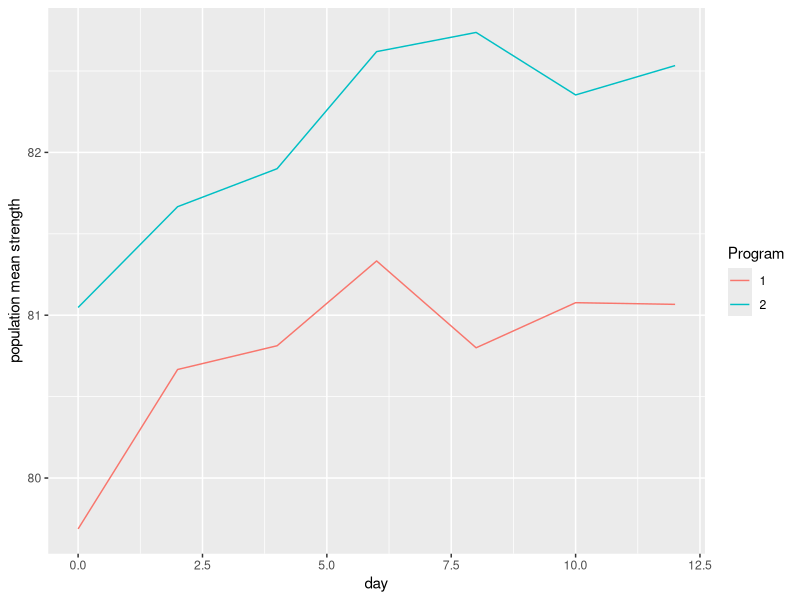

Here is the R script that generated this plot:
library(tidyverse)
library(foreign)
library(nlme)

exercise <- read.dta("../datasets/exercise.dta")

exercise <- exercise %>%
  as_tibble() %>%
  gather(day, strength, y0:y12) %>%
  mutate(
    group_label = ifelse(group == 1, "Program1", "Program2"),
    day_num = case_when(
      day == "y0" ~ 0,
      day == "y2" ~ 2,
      day == "y4" ~ 4,
      day == "y6" ~ 6,
      day == "y8" ~ 8,
      day == "y10" ~ 10,
      day == "y12" ~ 12
    )
  ) %>%
  mutate(
    day_num2 = as.integer(day_num),
    group_label2 = factor(group_label),
    group_label3 = group - 1
  )
# Program1 = number of repetitions increased, but same weight
# Program2 = repetitions fixed, but weight increased

# 8.1.1 
# On a single graph, construct a time plot that displays the mean strength versus
# time (in days) for the two treatment groups. Describe the general characteristics
# of the time trends for the two exercise programs.
mean_pop <- exercise %>%
  group_by(group, day_num) %>%
  summarize(mean = mean(strength, na.rm = TRUE))

p1 <- mean_pop %>%
  ggplot(aes(x = day_num, y = mean, color = factor(group))) +
  geom_line() +
  labs(x = "day", y = "population mean strength", color = "Program")

# People enrolled in Program 2 appear to be inherently stronger.
# Strength in both programs increase until day 6 and then it plateaus.

# 8.1.2 
# Read the data from the external file and put the data in a "univariate" or "long"
# format, with 7 "records" per patient.

# 8.1.3
# Fit a model with randomly varying intercepts and slopes, and allow the mean
# values of the intercept and slope to depend on treatment group (i.e., include
# main effect of treatment, a linear time trend, and a treatment by linear time
# trend ineteraction as fixed effects).

    #(a) What is the estimated variance of the random intercepts?
    #(b) What is the estimated variance of the random slopes?
    #(c) What is the estimated correlation between the random intercepts and slopes?
    #(d) Give an interpretation to the magnitude of the estimate variance of the
    #    random intercepts. For example, "approximately 95% of subjects have baseline
    #    measures of strength between a and b" (calculate the limits of the interval
    #    between a and b).
    #(e) Give an interpretation to the magnitude of the estimate variance of the random
    #    slopes.

exercise <- exercise %>%
  filter(!is.na(strength))

model1 <- lme(
  strength ~ group_label * day_num,
  data = exercise,
  random = ~ group_label * day_num | id
)

# create individual models for my purpose
exercise_grouped <- groupedData(
  strength ~ day_num | id,
  data = as_data_frame(exercise),
  labels = list(x = "day", y = "strength"),
  outer = ~ group
)

model2 <- lme(
  strength ~ group_label + day_num,
  data = exercise,
  random = ~ group_label + day_num | id
)

# (a) What is the estimated variance of the random intercepts?
# Intercept        = 9.69
# group (Program2) = 1.70

# (b) What is the estiamted variance of the random slopes?
# day (time)       = 0.047
# intereaction     = 0.029

# (c) What is the estimated correlation between the random intercepts and slopes?
# use getVarCov to get these values
# intercept - group        = -0.59
# intercept - day (time)   = 0.11
# intercept - interaction  = -0.16
# group - day (time)       = -0.07
# group - interaction      = 0.0024
# day (time) - interaction = -0.027

#(d) Give an interpretation to the magnitude of the estimate variance of the
#    random intercepts. For example, "approximately 95% of subjects have baseline
#    measures of strength between a and b" (calculate the limits of the interval
#    between a and b).
# Approximately 95% of subjects in program1 have baseline measures of strength between 
# (80.1 - 1.96 * 3.11, 80.1 + 1.96 * 3.11) = (73.9, 86.1)
#
# Variance of program2 population = (9.69 + 1.70 + 2 * (-0.59) = 10.21
# Apprixmately 95% of subjects in program2 have baseline measuers of strength between
# (81.2 - 1.96 * 3.20, 81.2 + 1.96 * 3.20) = (74.9, 87.5)

# Since there is much overlap between program1 and program2 initial strength, there is
# no significant difference between the two. This is confirmed by looking at the
# p-value (0.2901).

#(e) Give an interpretation to the magnitude of the estimate variance of the random
#    slopes.

# The estimate of the program1 mean slope is 0.11715 which is significant at the 0.05 level.
# Approximately 95% of people in program1 have strength changes between
# (0.12 - 1.96 * 0.22, 0.12 + 1.96 * 0.22) = (-0.31, 0.5512) which is not a lot.
# 36% of interval is strength loss.

# The estimate of the program2-time interaction slope is 0.049 which is not significant
# at the 0.05 level. This means under program2 strength changes at the rate 
# 0.049 + 0.12 = 0.17. The variance for this estimate is 0.047 + 0.029 + 2 * (-0.027) = 0.022
# Approximately 95% of people in program2 have strength changes between
# (0.17 - 1.96 * 0.15, 0.17 + 1.96 * 0.15) = (-0.124, 0.464). This interval is entirely
# within group1 rate of increase, hence it is not significant.

# 8.1.4 Is a model with only randomly varying intercepts defensible? Explain.
model3 <- lme(
  strength ~ group_label * day_num,
  data = exercise,
  random = ~ group_label | id
)

# From the plot of the intervals in lmList, there is some participant variation accross
# the slope day_num, but not nearly as much as the intercept. When performing an anova
# between model1 and model3, model1 is better in terms of AIC, BIC, and logLik.

# 8.1.5 What are teh mean intercept and slope in the two exercise programs?
# Program1 intercept = 80.1
# Program1 slope     = 0.12
# Program2 intercept = 80.1 + 1.3 = 81.4
# Program2 slope     = 0.12 + 0.049 = 0.169

# 8.16 Based on teh previous analysis, interpret the effect of treatment on chagnes in
# strength. Does your analysis suggest a difference between the two groups?
# There is not a difference of baseline strength between the two groups (p = 0.2901).
# Tehre is not a difference of strength change between tht two groups (p = 0.4815)

# 8.1.7 What is the estimate of Var(Yi1|bi)? What is the estimate of Var(Yi1)? Explain
# the difference.
